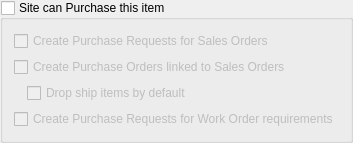
      <widget class="QGroupBox" name="_poSupply">
       <property name="focusPolicy">
        <enum>Qt::TabFocus</enum>
       </property>
       <property name="title">
        <string>Site can Purchase this item</string>
       </property>
       <property name="checkable">
        <bool>true</bool>
       </property>
       <property name="checked">
        <bool>false</bool>
       </property>
       <layout class="QGridLayout" name="gridLayout_9">
        <item row="0" column="0">
         <layout class="QVBoxLayout" name="verticalLayout_6">
          <item>
           <layout class="QVBoxLayout" name="verticalLayout_5">
            <item>
             <widget class="QCheckBox" name="_createSoPr">
              <property name="text">
               <string>Create Purchase Requests for Sales Orders</string>
              </property>
             </widget>
            </item>
            <item>
             <widget class="QCheckBox" name="_createPo">
              <property name="text">
               <string>Create Purchase Orders linked to Sales Orders</string>
              </property>
             </widget>
            </item>
            <item>
             <layout class="QHBoxLayout" name="horizontalLayout_3">
              <item>
               <spacer name="horizontalSpacer_8">
                <property name="orientation">
                 <enum>Qt::Horizontal</enum>
                </property>
                <property name="sizeType">
                 <enum>QSizePolicy::Fixed</enum>
                </property>
                <property name="sizeHint" stdset="0">
                 <size>
                  <width>13</width>
                  <height>13</height>
                 </size>
                </property>
               </spacer>
              </item>
              <item>
               <widget class="QCheckBox" name="_dropShip">
                <property name="text">
                 <string>Drop ship items by default</string>
                </property>
               </widget>
              </item>
             </layout>
            </item>
            <item>
             <widget class="QCheckBox" name="_createPr">
              <property name="text">
               <string>Create Purchase Requests for Work Order requirements</string>
              </property>
             </widget>
            </item>
           </layout>
          </item>
          <item>
           <spacer name="verticalSpacer_3">
            <property name="orientation">
             <enum>Qt::Vertical</enum>
            </property>
            <property name="sizeHint" stdset="0">
             <size>
              <width>20</width>
              <height>0</height>
             </size>
            </property>
           </spacer>
          </item>
         </layout>
        </item>
       </layout>
      </widget>
